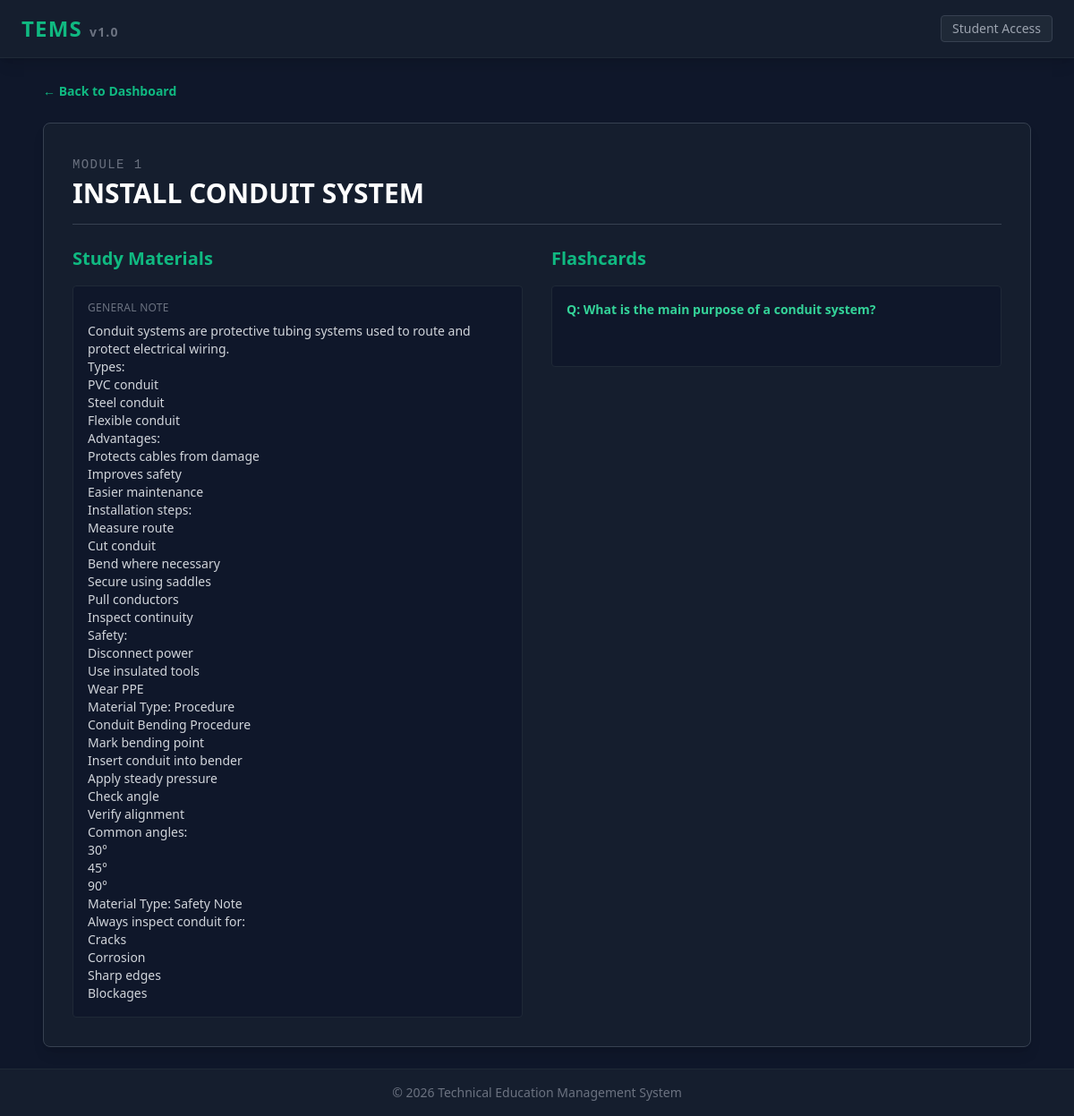
The app's page /unit/1 with its own data.
### app/models.py (models this page shows)
class Module(db.Model):
    __tablename__ = 'modules'
    id = db.Column(db.Integer, primary_key=True)
    module_number = db.Column(db.Integer, unique=True, nullable=False) # 1 through 8
    units = db.relationship('Unit', backref='module', lazy='dynamic', cascade="all, delete-orphan")

class Unit(db.Model):
    __tablename__ = 'units'
    id = db.Column(db.Integer, primary_key=True)
    title = db.Column(db.String(128), nullable=False)
    module_id = db.Column(db.Integer, db.ForeignKey('modules.id'), nullable=False)
    materials = db.relationship('Material', backref='unit', lazy='dynamic', cascade="all, delete-orphan")
    flashcards = db.relationship('Flashcard', backref='unit', lazy='dynamic', cascade="all, delete-orphan")

class Material(db.Model):
    __tablename__ = 'materials'
    id = db.Column(db.Integer, primary_key=True)
    material_type = db.Column(db.String(32), nullable=False)
    content = db.Column(db.Text, nullable=False)
    unit_id = db.Column(db.Integer, db.ForeignKey('units.id'), nullable=False)

class Flashcard(db.Model):
    __tablename__ = 'flashcards'
    id = db.Column(db.Integer, primary_key=True)
    question = db.Column(db.Text, nullable=False)
    answer = db.Column(db.Text, nullable=False)
    unit_id = db.Column(db.Integer, db.ForeignKey('units.id'), nullable=False)

### app/main_routes.py (the view)
@main_bp.route('/unit/<int:unit_id>')
def view_unit(unit_id):
    unit = Unit.query.get_or_404(unit_id)
    return render_template('unit_view.html', unit=unit)

### app/templates/unit_view.html (shortened to what this page needs)
{% extends "base.html" %}
{% block content %}
<div class="mb-6">
    <a href="{{ url_for('main.dashboard') }}" class="text-emerald-500 hover:text-emerald-400 text-sm font-semibold">&larr; Back to Dashboard</a>
</div>
<div class="bg-slate-850 border border-gray-700 rounded-lg p-8 shadow-lg">
    <div class="border-b border-gray-700 pb-4 mb-6">
        <span class="text-sm text-gray-500 font-mono tracking-widest uppercase">Module {{ unit.module.module_number }}</span>
        <h2 class="text-3xl font-bold text-white mt-1">{{ unit.title }}</h2>
    </div>
    <div class="grid grid-cols-1 lg:grid-cols-2 gap-8">
        <div>
            <h3 class="text-xl font-semibold text-emerald-500 mb-4">Study Materials</h3>
            {% if unit.materials.count() > 0 %}
                <ul class="space-y-3">
                {% for material in unit.materials %}
                    <li class="bg-slate-900 p-4 rounded border border-gray-800">
                        <span class="text-xs text-gray-500 uppercase tracking-wide mb-2 block">{{ material.material_type }}</span>
                        {% if material.material_type == 'File' %}
                            <a href="{{ url_for('static', filename='uploads/' + material.content) }}" target="_blank" class="inline-flex items-center gap-2 bg-slate-800 hover:bg-slate-700 text-emerald-400 border border-emerald-900 px-4 py-2 rounded transition-colors">
                                <svg class="w-5 h-5" fill="none" stroke="currentColor" viewBox="0 0 24 24"><path stroke-linecap="round" stroke-linejoin="round" stroke-width="2" d="M7 21h10a2 2 0 002-2V9.414a1 1 0 00-.293-.707l-5.414-5.414A1 1 0 0012.586 3H7a2 2 0 00-2 2v14a2 2 0 002 2z"></path></svg>
                                Open Document
                            </a>
                        {% else %}
                            <p class="text-gray-300 text-sm whitespace-pre-line">{{ material.content }}</p>
                        {% endif %}
                    </li>
                {% endfor %}
                </ul>
            {% else %}
                <p class="text-gray-500 text-sm italic bg-slate-900 p-4 rounded border border-gray-800 border-dashed">No materials uploaded yet.</p>
            {% endif %}
        </div>
        <div>
            <h3 class="text-xl font-semibold text-emerald-500 mb-4">Flashcards</h3>
            {% if unit.flashcards.count() > 0 %}
                <div class="space-y-4">
                {% for card in unit.flashcards %}
                    <div class="bg-slate-900 p-4 rounded border border-gray-800 hover:border-emerald-600 transition-colors group cursor-pointer">
                        <p class="text-emerald-400 font-semibold text-sm mb-2">Q: {{ card.question }}</p>
                    </div>
                {% endfor %}
                </div>
            {% else %}
                <p class="text-gray-500 text-sm italic bg-slate-900 p-4 rounded border border-gray-800 border-dashed">No flashcards generated yet.</p>
            {% endif %}
        </div>
    </div>
</div>
{% endblock %}

### records on screen
Module: module.module_number "1"
Unit: title "INSTALL CONDUIT SYSTEM"
Material: material_type "GENERAL NOTE", content "Conduit systems are protective tubing systems used to route and protect electrical wiring. Types: PVC conduit Steel conduit Flexible conduit Advantages: Protects cables from damage Improves safety Easier maintenance Installation steps: Measure route Cut conduit Bend where necessary Secure using saddles Pull conductors Inspect continuity Safety: Disconnect power Use insulated tools Wear PPE Material Type: Procedure Conduit Bending Procedure Mark bending point Insert conduit into bender Apply steady pressure Check angle Verify alignment Common angles: 30° 45° 90° Material Type: Safety Note Always inspect conduit for: Cracks Corrosion Sharp edges Blockages"
Flashcard: question "What is the main purpose of a conduit system?"
